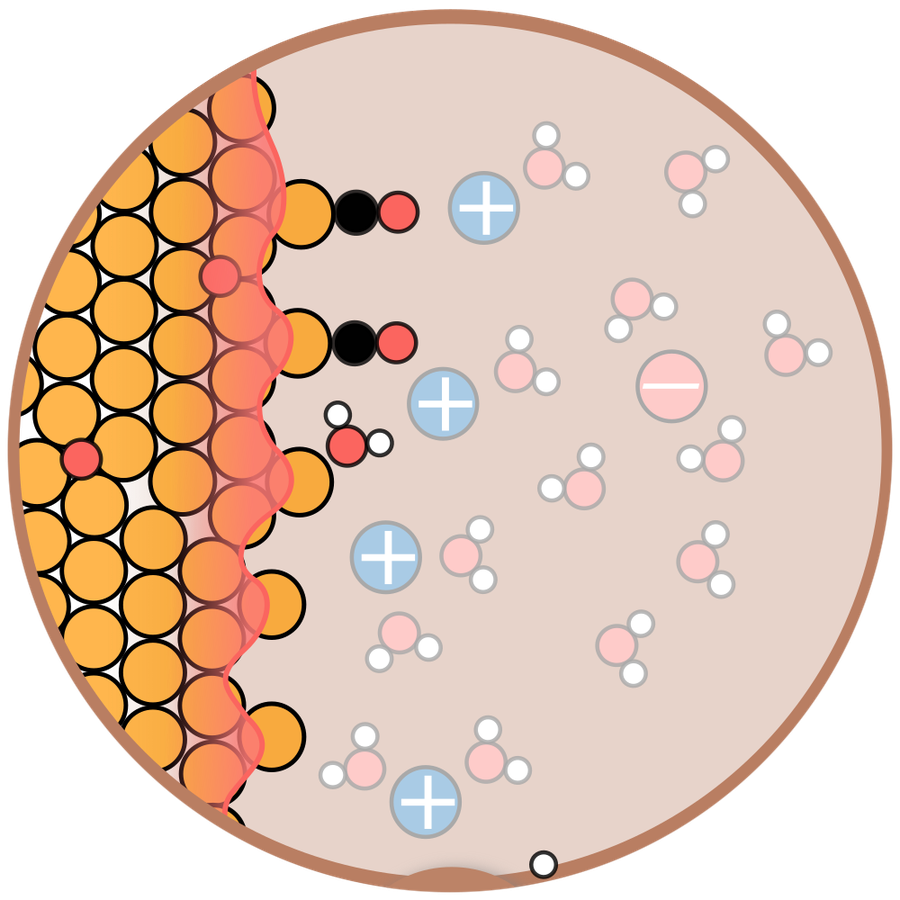
#> input picture assets/media/research/subgroup_materials_circle.png, 900 x 900 px
$ python -i make_subgroup_circles.py   (imports and definitions only)
#> lines starting #> are read from the running program, lines starting #| are printed output that depends on the picture; after the words box and inside, x2 and y2 are one past the last pixel; in counts of white or black regions, pixels touching at a corner belong together
#> further down, picture is the input picture: PIL image 900x900 RGBA; mean R, G, B, A 167.3, 140.2, 123.2, 191.5
#!/usr/bin/env python3
"""Cut each research subgroup's circle out on its own, normalised across the three.

    python3 scripts/make_subgroup_circles.py [path/to/overview.svg]

Writes assets/media/research/subgroup_{materials,interfaces,multiscale}_circle.png
-- one square per subgroup, same circle diameter, circle centred, which is what
content/research/subgroups.md points the cards at. The full annotated panels
made by make_research_panels.py are left alone beside them.

Why the circle alone
--------------------
make_research_panels.py splits the overview into one panel per subgroup and
trims each to its ink. That leaves the circles at different sizes and in
different places, because the annotations are not symmetric: the Materials
labels run off to the left of its circle, the other two to the right. Centring
the circle inside the full panel would need a canvas 1284px wide in which the
circle covers 38% of the width -- more dead space than before, not less. And at
the size a card shows, the annotation text is far too small to read anyway.

Rendered from the SVG, not from those panels
--------------------------------------------
The panels are downscaled to 1000px wide, which puts each circle at about 510px
across -- so cropping a 760px square out of one upscaled it by 1.4x and the
result was soft. This rasterises the source again at RENDER_WIDTH, where a
circle is around 1050px, and crops from that.

Finding the circle
------------------
A euclidean distance transform of the filled silhouette: for every pixel it
gives the distance to the nearest transparent pixel, so its maximum sits at the
centre of the largest inscribed circle and its value *is* that circle's radius.
Exact for a filled disc, and unlike a centroid it is not dragged off-centre by
the leader lines touching the rim -- those are far thinner than the radius. No
colour assumptions either, which matters because the multi-scale circle is
divided into coloured bands.
"""
from __future__ import annotations

import io
import os
import re
import shutil
import subprocess
import sys
import tempfile

import numpy as np
from PIL import Image
from scipy import ndimage

ROOT = os.path.dirname(os.path.dirname(os.path.abspath(__file__)))
OUT_DIR = os.path.join(ROOT, "assets", "media", "research")

DEFAULT_SVG = ("/Users/ringe/Dropbox/DataRinge/Inkscape_Figures/svg/"
               "research_overview_subgroups_ringelab.svg")

# Same column splits as make_research_panels.py -- keep the two in step.
PANELS = [
    ("subgroup_materials_circle.png",  0.000, 0.345),
    ("subgroup_interfaces_circle.png", 0.345, 0.725),
    ("subgroup_multiscale_circle.png", 0.725, 1.000),
]

# The annotation leader lines: one <path> each (fill:none, stroke:#4c4c4c) plus
# one <circle> of the same colour for the dot on its end, 24 elements in all and
# nothing else in the figure uses that grey. Dropping them from a copy of the
# SVG before rasterising means the artwork they crossed is rendered intact --
# masking or inpainting them out of the bitmap afterwards would have smeared the
# spheres and bands underneath. The source file is never written to.
LEADER_COLOUR = "#4c4c4c"

# The cyan halo each leader line pointed at: a <circle> of r=5.58 filled with
# its own radialGradient whose two stops are both this colour, twelve of them,
# one per leader. With the lines gone they are orphaned markers pointing at
# nothing, so they go too. Matched through the gradient rather than by rendered
# colour because the halo is a fade, not a flat fill.
GLOW_COLOUR = "#00e3ff"

RENDER_WIDTH = 6000   # circles land near 1050px across, so nothing is upscaled
OUT_SIZE = 900        # px square
MARGIN = 0.02         # of the radius, kept outside the rim
FEATHER = 1.5         # px of soft edge on the mask, so the rim is not aliased
ALPHA_FLOOR = 40      # below this a pixel is background


# [90 lines left out: functions _glow_gradient_ids, strip_annotation, rasterise, not called in this run]


def find_circle(im: Image.Image) -> tuple[float, float, float]:
    """Return (cx, cy, r) of the largest inscribed circle, in pixels."""
    solid = ndimage.binary_fill_holes(np.array(im.convert("RGBA"))[..., 3] > ALPHA_FLOOR)
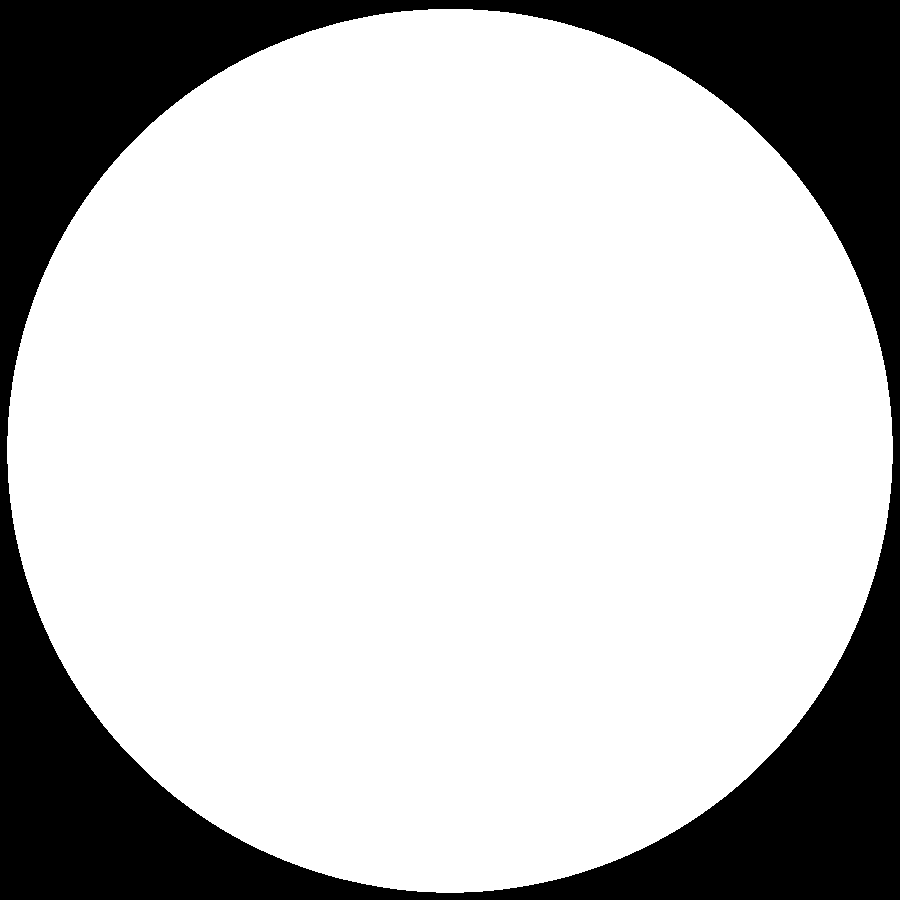
#> solid: shape (900, 900) bool; 75.9% white; 1 black region, box (x1, y1, x2, y2) and area: (0, 0, 900, 900) 194973
    dist = ndimage.distance_transform_edt(solid)
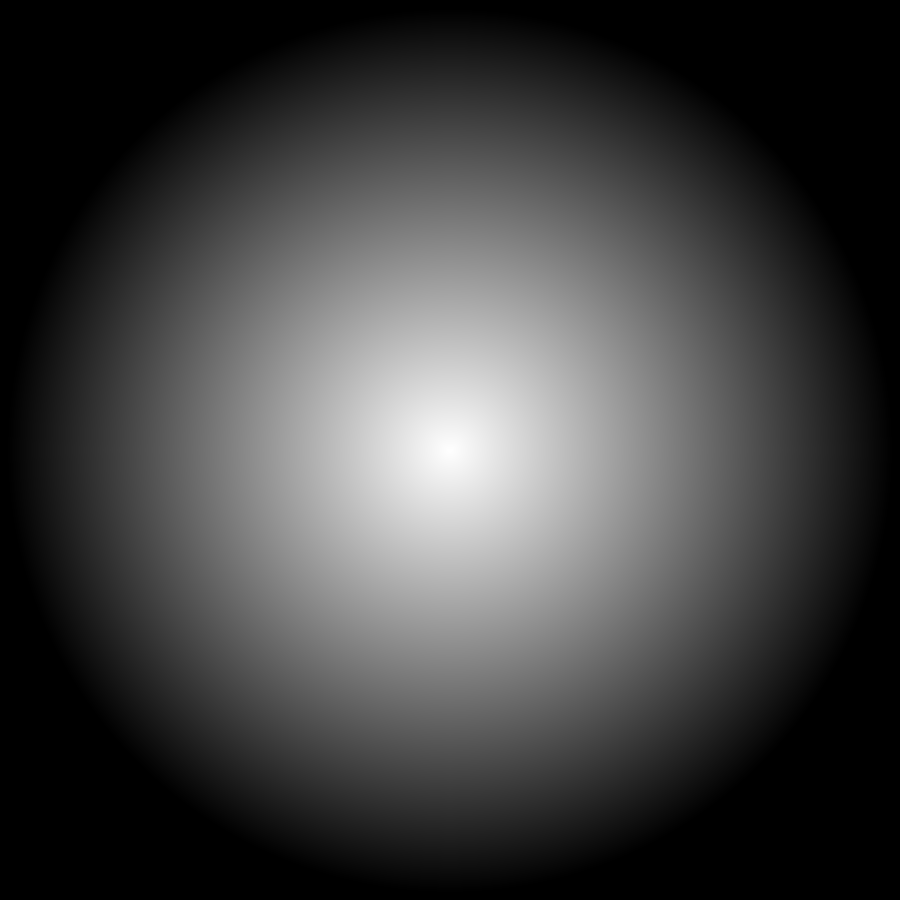
#> dist: shape (900, 900) float64; min 0, max 441.6, mean 112.1; drawn with min black and max white
    cy, cx = np.unravel_index(int(np.argmax(dist)), dist.shape)
#> cy = 450; cx = 450
    return float(cx), float(cy), float(dist[cy, cx])


# [65 lines left out: functions mask_to_circle, main, not called in this run]


# [2 lines not run here, left out]

>>> from PIL import Image
>>> picture = Image.open('../assets/media/research/subgroup_materials_circle.png')
>>> result = find_circle(picture)
#> result = (450, 450, 441.6)

$ run again, on assets/media/research/subgroup_multiscale.png
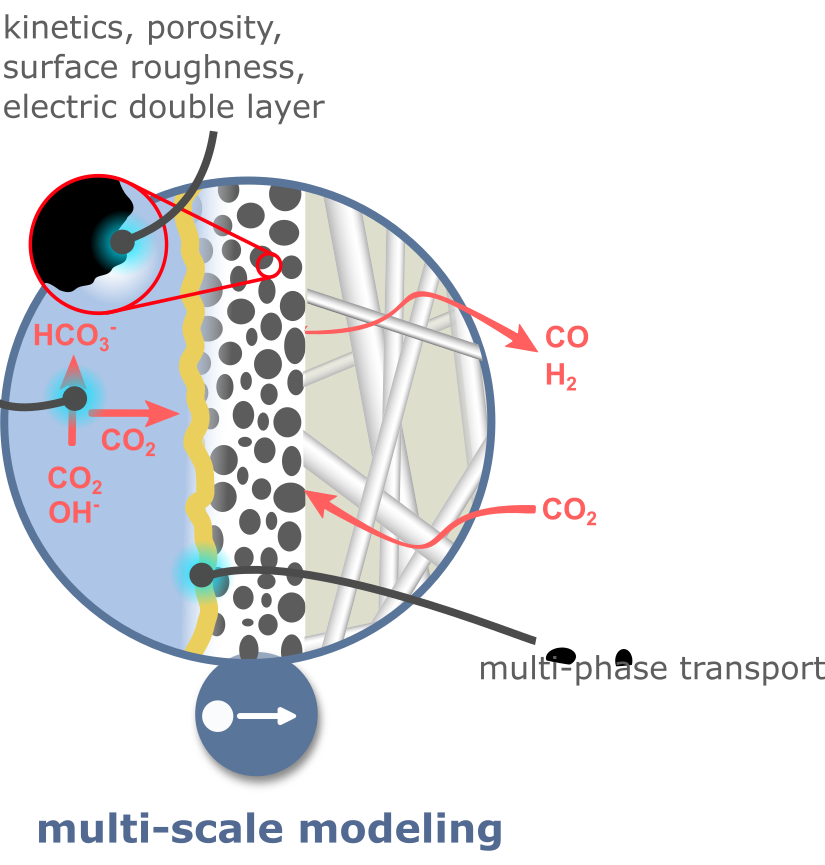
#> input picture assets/media/research/subgroup_multiscale.png, 825 x 865 px
#> picture is the input picture: PIL image 825x865 RGBA; mean R, G, B, A 226.3, 226.6, 228.8, 76.2
#> in find_circle, `solid = ndimage.binary_fill_holes(np.array(im.convert("RGBA"))[..., 3]..`:
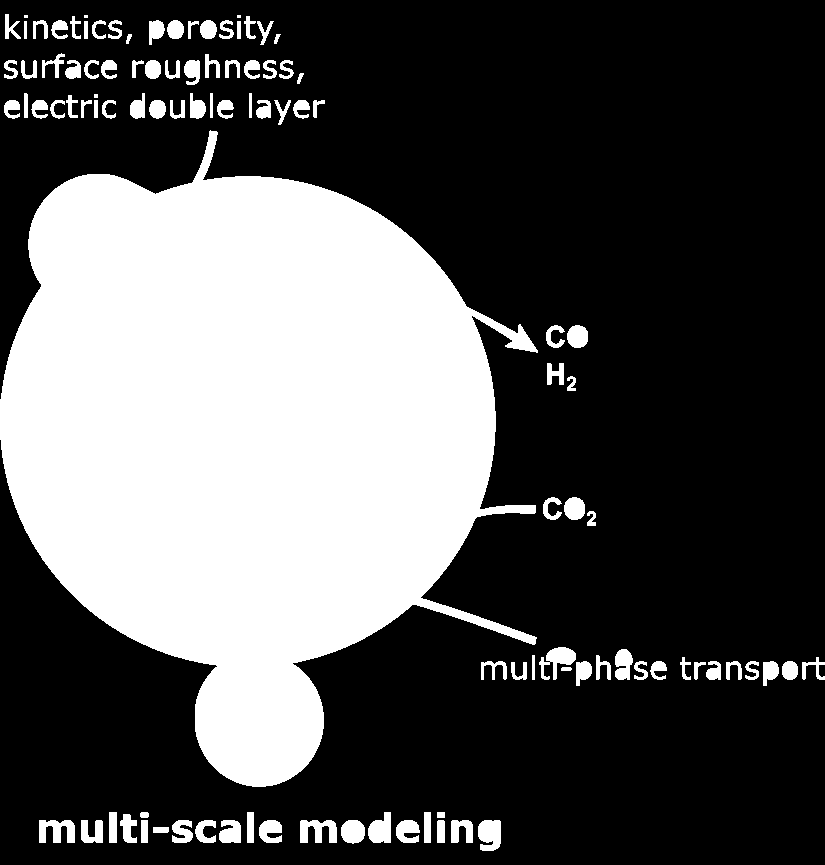
#> solid: shape (865, 825) bool; 32.8% white; 104 white regions (4 under 20 px), largest, box (x1, y1, x2, y2) and area: (0, 130, 538, 787) 213370, (478, 820, 501, 851) 608, (539, 647, 576, 680) 593
#> in find_circle, `dist = ndimage.distance_transform_edt(solid)`:
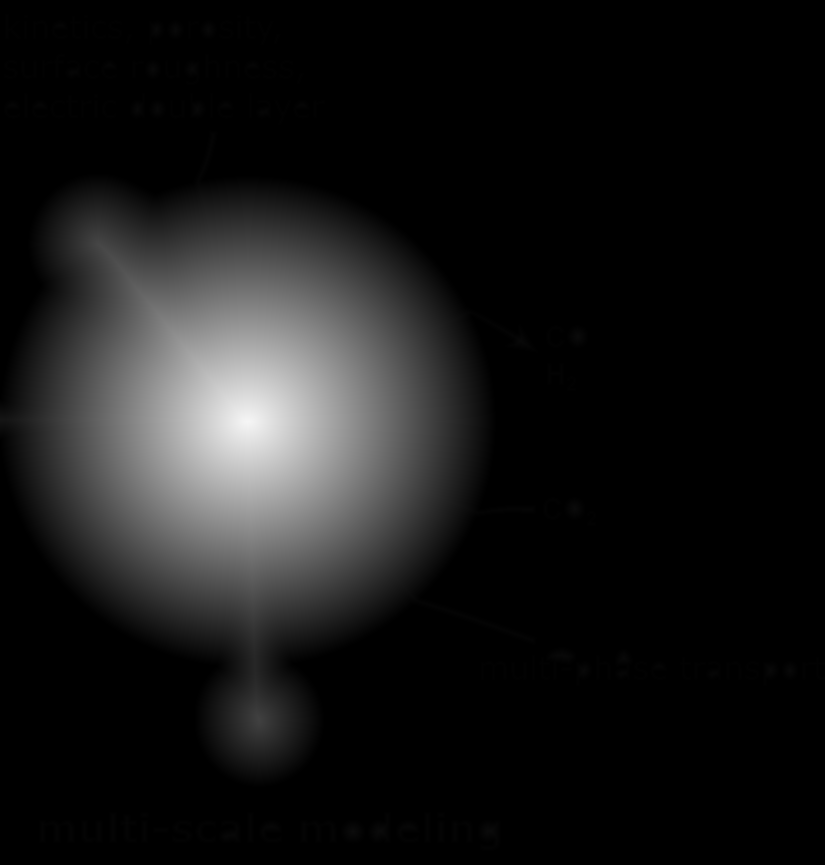
#> dist: shape (865, 825) float64; min 0, max 245.3, mean 23.1
#> cy = 421; cx = 247
#> result = (247, 421, 245.3)
